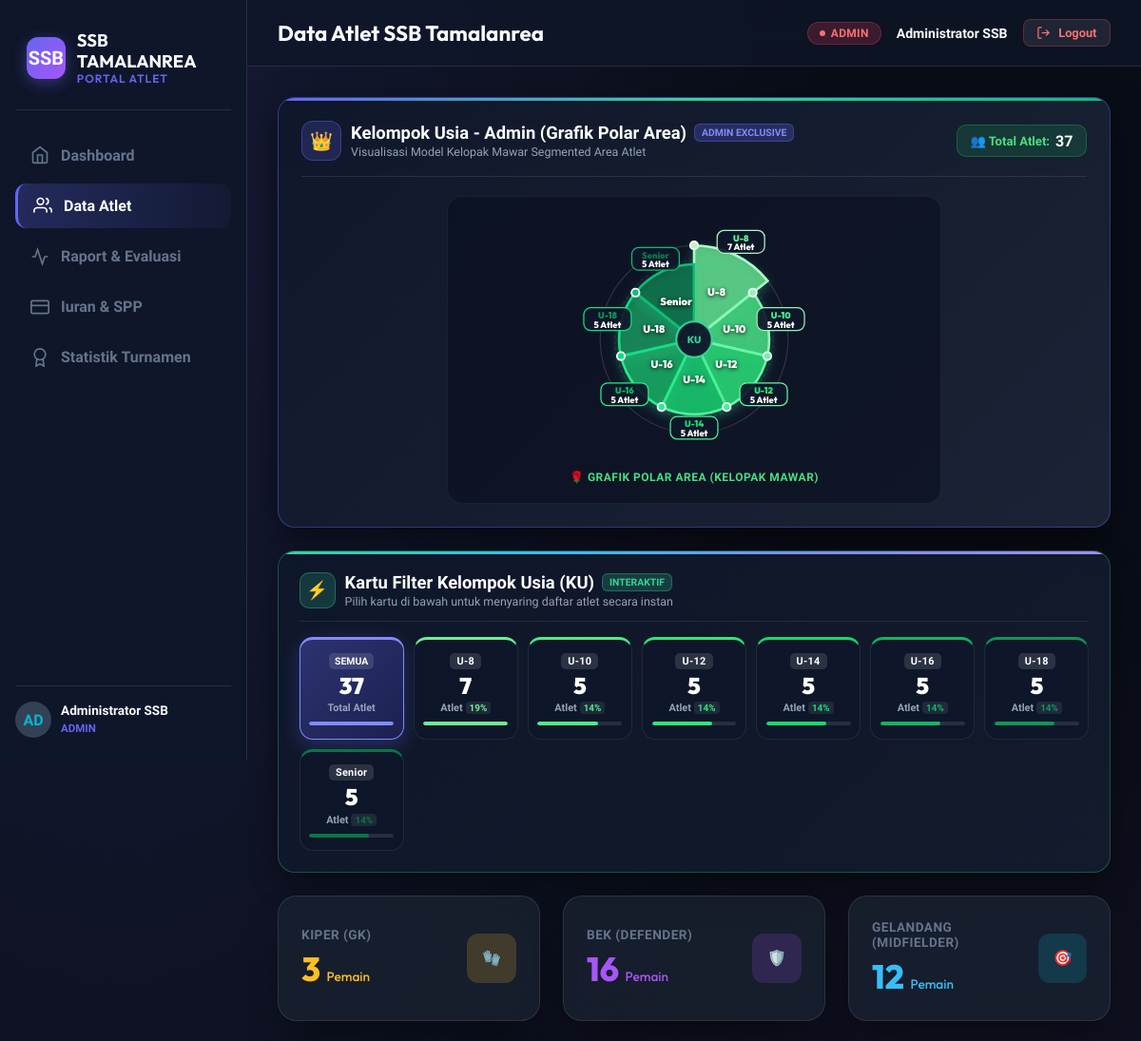
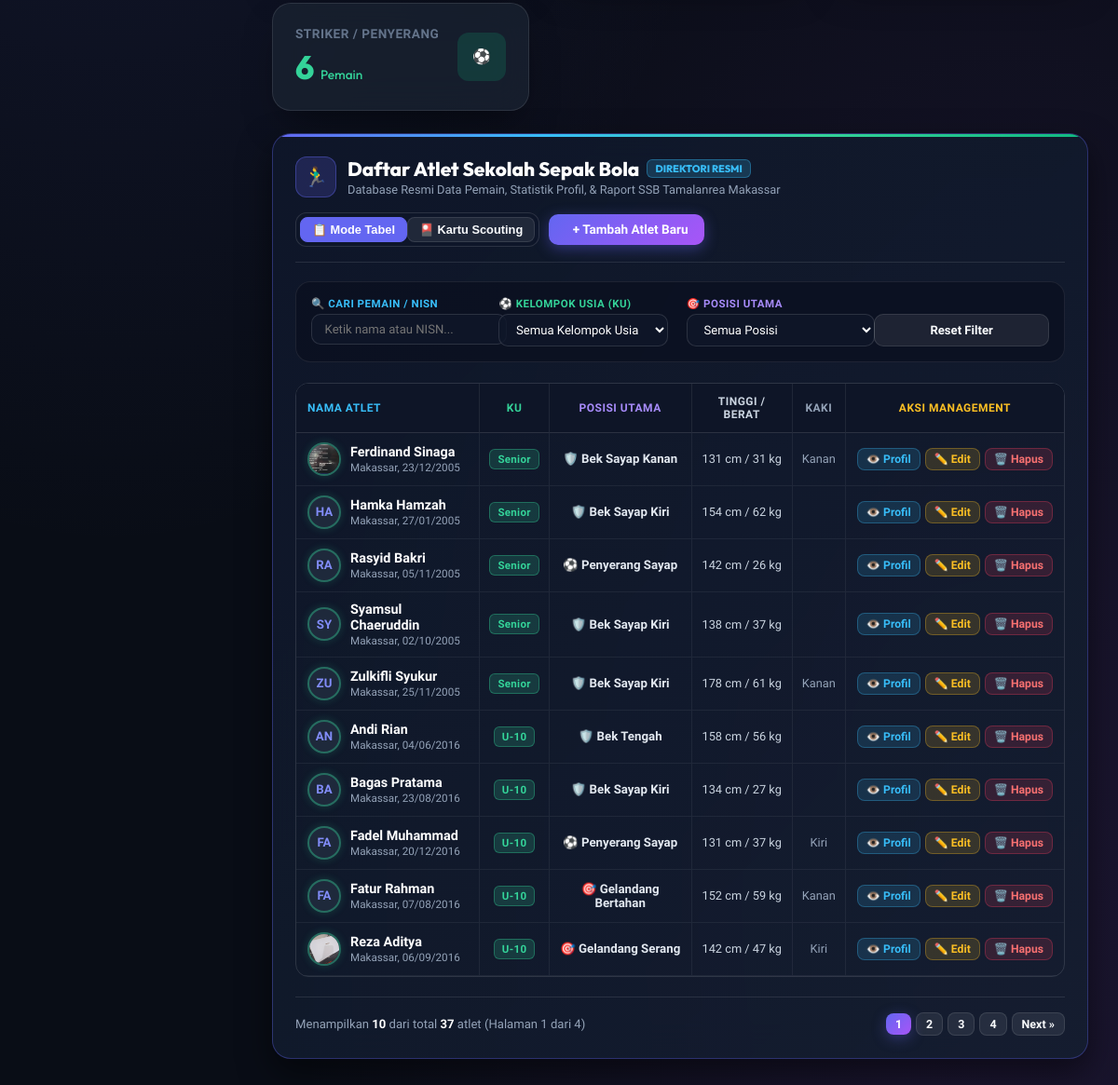
The app's page /ssb-tamalanrea21/atlet/index.php (signed in) with its own data (2 pictures, top to bottom).
### tables this page shows
CREATE TABLE `atlet` (
  `id` int(11) NOT NULL AUTO_INCREMENT,
  `nisn_nik` varchar(30) DEFAULT NULL,
  `no_kk` varchar(30) DEFAULT NULL,
  `no_akta` varchar(50) DEFAULT NULL,
  `password` varchar(255) DEFAULT NULL,
  `nama_lengkap` varchar(100) NOT NULL,
  `tempat_lahir` varchar(50) DEFAULT NULL,
  `tanggal_lahir` date NOT NULL,
  `jenis_kelamin` enum('Laki-laki','Perempuan') DEFAULT 'Laki-laki',
  `posisi_utama` varchar(30) NOT NULL,
  `posisi_sekunder` varchar(30) DEFAULT '-',
  `kaki_dominan` enum('Kanan','Kiri','Keduanya') DEFAULT 'Kanan',
  `tinggi_badan` int(11) DEFAULT 0,
  `berat_badan` int(11) DEFAULT 0,
  `kelompok_usia` varchar(10) NOT NULL,
  `foto_profil` varchar(255) DEFAULT 'default_avatar.png',
  `status_keanggotaan` enum('Aktif','Non-Aktif','Alumni','Mutasi') DEFAULT 'Aktif',
  `created_at` datetime DEFAULT current_timestamp(),
  `file_kk` varchar(255) DEFAULT NULL,
  `file_akta` varchar(255) DEFAULT NULL,
  PRIMARY KEY (`id`),
  UNIQUE KEY `nisn_nik` (`nisn_nik`)
);

### ssb-tamalanrea21/atlet/index.php (the view, shortened to what the rows shown need)
<?php
require_once __DIR__ . '/../config/auth.php';
$pdo = getPdo();
$user = getAuthUser();
$isAdmin = ($user && $user['role'] === 'admin');
$sql = "SELECT * FROM atlet WHERE 1=1";
$params = [];
$sql .= " ORDER BY kelompok_usia ASC, nama_lengkap ASC";
$stmt = $pdo->prepare($sql);
$stmt->execute($params);
$atletList = $stmt->fetchAll();
$perPage = 10;
$page = max(1, (int)($_GET['page'] ?? 1));
$offset = ($page - 1) * $perPage;
$displayAtletList = array_slice($atletList, $offset, $perPage);
include_once __DIR__ . '/../includes/header.php';
?>
<div class="card atlet-directory-card" style="padding: 1.5rem; background: linear-gradient(135deg, rgba(15, 23, 42, 0.95), rgba(20, 30, 48, 0.88)); border: 1.5px solid rgba(99, 102, 241, 0.35); border-radius: 20px; position: relative; box-shadow: 0 15px 35px rgba(0,0,0,0.5); overflow: hidden;">
    <div class="card-header" style="flex-wrap:wrap; gap:1rem; margin-bottom:1.25rem; padding-bottom:1rem; border-bottom:1px solid rgba(255,255,255,0.1);">
        <div style="display:flex; align-items:center; gap:12px;">
            <div>
                <h2 class="card-title" style="font-size:1.3rem; font-weight:800; color:#fff; margin:0; display:flex; align-items:center; gap:8px;">
                    Daftar Atlet Sekolah Sepak Bola
                    <span style="font-size:0.68rem; background:rgba(56, 189, 248, 0.2); color:#38bdf8; border:1px solid rgba(56, 189, 248, 0.35); padding:2px 8px; border-radius:6px; font-weight:800;">DIREKTORI RESMI</span>
                </h2>
            </div>
        </div>
    </div>
    <div id="containerTableView" style="width:100%; overflow:hidden; border-radius:14px; border:1px solid rgba(255,255,255,0.12);">
        <table class="data-table" style="width:100%; border-collapse:separate; border-spacing:0; font-size:0.83rem;">
            <thead>
                <tr style="background:rgba(10,15,30,0.95);">
                    <th style="padding:12px 12px; border-bottom:1px solid rgba(255,255,255,0.12); border-right:1px solid rgba(255,255,255,0.08); color:#38bdf8;">Nama Atlet</th>
                    <th style="padding:12px 10px; border-bottom:1px solid rgba(255,255,255,0.12); border-right:1px solid rgba(255,255,255,0.08); text-align:center; color:#34d399;">KU</th>
                    <th style="padding:12px 10px; border-bottom:1px solid rgba(255,255,255,0.12); border-right:1px solid rgba(255,255,255,0.08); text-align:center; color:#a78bfa;">Posisi Utama</th>
                    <th style="padding:12px 10px; border-bottom:1px solid rgba(255,255,255,0.12); border-right:1px solid rgba(255,255,255,0.08); text-align:center; color:#cbd5e1;">Tinggi / Berat</th>
                    <th style="padding:12px 10px; border-bottom:1px solid rgba(255,255,255,0.12); border-right:1px solid rgba(255,255,255,0.08); text-align:center; color:#94a3b8;">Kaki</th>
                    <th style="padding:12px 12px; border-bottom:1px solid rgba(255,255,255,0.12); text-align:center; color:#fbbf24;">Aksi Management</th>
                </tr>
            </thead>
            <tbody id="atletTableBody">
                <?php if (count($displayAtletList) == 0): ?>
                    <tr>
                        <td colspan="6" style="text-align:center; padding:2.5rem; color:var(--text-muted);">Tidak ada data atlet yang ditemukan.</td>
                    </tr>
                <?php else: ?>
                    <?php foreach ($displayAtletList as $a): ?>
                        <?php
                            $photoPath = __DIR__ . '/../assets/img/atlet/' . ($a['foto_profil'] ?? '');
                            $hasPhoto = !empty($a['foto_profil']) && $a['foto_profil'] !== 'default_avatar.png' && file_exists($photoPath);
                            $posName = $a['posisi_utama'] ?? '';
                            $posIcon = '⚽';
                            if (strpos($posName, 'Kiper') !== false) $posIcon = '🧤';
                            elseif (strpos($posName, 'Bek') !== false) $posIcon = '🛡️';
                            elseif (strpos($posName, 'Gelandang') !== false) $posIcon = '🎯';
                        ?>
                        <tr class="atlet-row-hover atlet-data-row" data-name="<?= strtolower(htmlspecialchars($a['nama_lengkap'])) ?>" data-nisn="<?= strtolower(htmlspecialchars($a['nisn_nik'])) ?>" style="border-bottom:1px solid rgba(255,255,255,0.06); transition:background 0.2s;">
                            <td style="padding:10px 12px; border-bottom:1px solid rgba(255,255,255,0.06); border-right:1px solid rgba(255,255,255,0.06);">
                                <div style="display:flex; align-items:center; gap:10px;">
                                    <div style="background:#1e293b; display:flex; align-items:center; justify-content:center; font-weight:800; color:#818cf8; overflow:hidden; width:36px; height:36px; border-radius:50%; flex-shrink:0; border:2px solid rgba(52,211,153,0.4); box-shadow:0 0 10px rgba(52,211,153,0.2);">
                                        <?php if ($hasPhoto): ?>
                                            <img src="../assets/img/atlet/<?= htmlspecialchars($a['foto_profil']) ?>" alt="Foto" style="width:100%; height:100%; object-fit:cover;">
                                        <?php else: ?>
                                            <?= strtoupper(substr($a['nama_lengkap'], 0, 2)) ?>
                                        <?php endif; ?>
                                    </div>
                                    <div>
                                        <strong style="color:#fff; font-size:0.9rem; display:block;"><?= htmlspecialchars($a['nama_lengkap']) ?></strong>
                                        <span style="font-size:0.73rem; color:#94a3b8;"><?= htmlspecialchars($a['tempat_lahir'] ?: '-') ?>, <?= !empty($a['tanggal_lahir']) ? date('d/m/Y', strtotime($a['tanggal_lahir'])) : '-' ?></span>
                                    </div>
                                </div>
                            </td>
                            <td style="padding:10px 10px; border-bottom:1px solid rgba(255,255,255,0.06); border-right:1px solid rgba(255,255,255,0.06); text-align:center;">
                                <span class="badge" style="padding:3px 8px; font-size:0.72rem; font-weight:800; background:rgba(52,211,153,0.18); color:#34d399; border:1px solid rgba(52,211,153,0.35); border-radius:6px;"><?= htmlspecialchars($a['kelompok_usia']) ?></span>
                            </td>
                            <td style="padding:10px 10px; border-bottom:1px solid rgba(255,255,255,0.06); border-right:1px solid rgba(255,255,255,0.06); text-align:center;">
                                <strong style="color:#e2e8f0; font-size:0.83rem;"><?= $posIcon ?> <?= htmlspecialchars($a['posisi_utama']) ?></strong>
                            </td>
                            <td style="padding:10px 10px; border-bottom:1px solid rgba(255,255,255,0.06); border-right:1px solid rgba(255,255,255,0.06); text-align:center; font-size:0.8rem; color:#cbd5e1;">
                                <?= $a['tinggi_badan'] ?> cm / <?= $a['berat_badan'] ?> kg
                            </td>
                            <td style="padding:10px 10px; border-bottom:1px solid rgba(255,255,255,0.06); border-right:1px solid rgba(255,255,255,0.06); text-align:center; color:#94a3b8; font-size:0.8rem;">
                                <?= htmlspecialchars($a['kaki_dominan']) ?>
                            </td>
                            <td style="padding:10px 12px; border-bottom:1px solid rgba(255,255,255,0.06); text-align:center; white-space:nowrap;">
                                <div style="display:flex; gap:5px; justify-content:center;">
                                    <a href="detail.php?id=<?= $a['id'] ?>" class="btn btn-secondary btn-sm" style="padding:4px 9px; font-size:0.76rem; font-weight:700; background:rgba(56,189,248,0.15); color:#38bdf8; border-color:rgba(56,189,248,0.3);" title="Lihat Profil & Raport">👁️ Profil</a>
                                    <?php if ($isAdmin): ?>
                                        <a href="edit.php?id=<?= $a['id'] ?>" class="btn btn-secondary btn-sm" style="padding:4px 9px; font-size:0.76rem; font-weight:700; color:#fbbf24; background:rgba(251,191,36,0.15); border-color:rgba(251,191,36,0.3);" title="Edit Data Atlet">✏️ Edit</a>
                                        <a href="hapus.php?id=<?= $a['id'] ?>" class="btn btn-secondary btn-sm" style="padding:4px 9px; font-size:0.76rem; font-weight:700; color:#f87171; background:rgba(244,63,94,0.15); border-color:rgba(244,63,94,0.3);" title="Hapus Atlet" onclick="return confirm('Apakah Anda yakin ingin menghapus atlet <?= htmlspecialchars(addslashes($a['nama_lengkap'])) ?>? Seluruh riwayat raport & SPP atlet ini akan terhapus.');">🗑️ Hapus</a>
                                    <?php endif; ?>
                                </div>
                            </td>
                        </tr>
                    <?php endforeach; ?>
                <?php endif; ?>
            </tbody>
        </table>
    </div>
</div>
<?php include_once __DIR__ . '/../includes/footer.php'; ?>

### records on screen
atlet: foto_profil (picture), nama_lengkap "Ferdinand Sinaga", tempat_lahir "Makassar", tanggal_lahir "23/12/2005", kelompok_usia "Senior", posisi_utama "🛡️", posisi_utama "Bek Sayap Kanan", tinggi_badan "131", berat_badan "31", kaki_dominan "Kanan"
atlet: nama_lengkap "HA", nama_lengkap "Hamka Hamzah", tempat_lahir "Makassar", tanggal_lahir "27/01/2005", kelompok_usia "Senior", posisi_utama "🛡️", posisi_utama "Bek Sayap Kiri", tinggi_badan "154", berat_badan "62"
atlet: nama_lengkap "RA", nama_lengkap "Rasyid Bakri", tempat_lahir "Makassar", tanggal_lahir "05/11/2005", kelompok_usia "Senior", posIcon "⚽", posisi_utama "Penyerang Sayap", tinggi_badan "142", berat_badan "26"
atlet: nama_lengkap "SY", nama_lengkap "Syamsul Chaeruddin", tempat_lahir "Makassar", tanggal_lahir "02/10/2005", kelompok_usia "Senior", posisi_utama "🛡️", posisi_utama "Bek Sayap Kiri", tinggi_badan "138", berat_badan "37"
atlet: nama_lengkap "ZU", nama_lengkap "Zulkifli Syukur", tempat_lahir "Makassar", tanggal_lahir "25/11/2005", kelompok_usia "Senior", posisi_utama "🛡️", posisi_utama "Bek Sayap Kiri", tinggi_badan "178", berat_badan "61", kaki_dominan "Kanan"
atlet: nama_lengkap "AN", nama_lengkap "Andi Rian", tempat_lahir "Makassar", tanggal_lahir "04/06/2016", kelompok_usia "U-10", posisi_utama "🛡️", posisi_utama "Bek Tengah", tinggi_badan "158", berat_badan "56"
atlet: nama_lengkap "BA", nama_lengkap "Bagas Pratama", tempat_lahir "Makassar", tanggal_lahir "23/08/2016", kelompok_usia "U-10", posisi_utama "🛡️", posisi_utama "Bek Sayap Kiri", tinggi_badan "134", berat_badan "27"
atlet: nama_lengkap "FA", nama_lengkap "Fadel Muhammad", tempat_lahir "Makassar", tanggal_lahir "20/12/2016", kelompok_usia "U-10", posIcon "⚽", posisi_utama "Penyerang Sayap", tinggi_badan "131", berat_badan "37", kaki_dominan "Kiri"
atlet: nama_lengkap "FA", nama_lengkap "Fatur Rahman", tempat_lahir "Makassar", tanggal_lahir "07/08/2016", kelompok_usia "U-10", posisi_utama "🎯", posisi_utama "Gelandang Bertahan", tinggi_badan "152", berat_badan "59", kaki_dominan "Kanan"
atlet: foto_profil (picture), nama_lengkap "Reza Aditya", tempat_lahir "Makassar", tanggal_lahir "06/09/2016", kelompok_usia "U-10", posisi_utama "🎯", posisi_utama "Gelandang Serang", tinggi_badan "142", berat_badan "47", kaki_dominan "Kiri"

### other values on screen
$userInitials "AD"
$user['nama_lengkap'] "Administrator SSB"
$user['role'] "ADMIN"
$pageTitle "Data Atlet SSB Tamalanrea"
$authUser['role'] "ADMIN"
$authUser['nama_lengkap'] "Administrator SSB"
$totalAtletPieAdmin "37"
$sector['label'] "U-8"
$sector['total'] "7"
$sector['label'] "U-10"
$sector['total'] "5"
$sector['label'] "U-12"
$sector['label'] "U-14"
$sector['label'] "U-16"
$sector['label'] "U-18"
